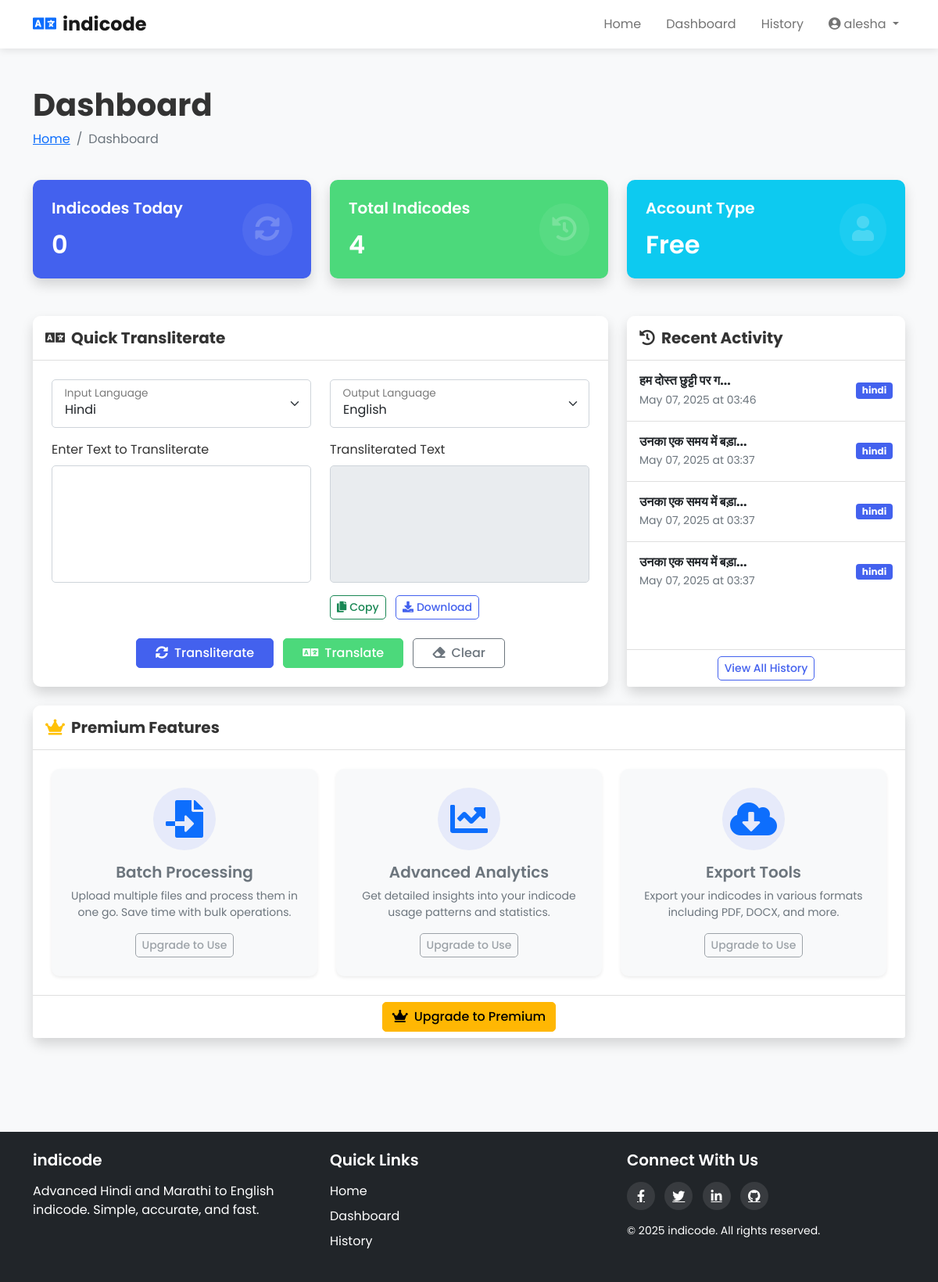
Page /dashboard (signed in) on the committed database.
### app.py (models this page shows)
class User(UserMixin, db.Model):
    id = db.Column(db.Integer, primary_key=True)
    email = db.Column(db.String(100), unique=True, nullable=False)
    password = db.Column(db.String(200), nullable=False)
    name = db.Column(db.String(100))
    history = db.relationship('TransliterationHistory', backref='user', lazy=True)

class TransliterationHistory(db.Model):
    id = db.Column(db.Integer, primary_key=True)
    user_id = db.Column(db.Integer, db.ForeignKey('user.id'), nullable=False)
    input_text = db.Column(db.Text, nullable=False)
    output_text = db.Column(db.Text, nullable=False)
    language = db.Column(db.String(10), nullable=False)
    created_at = db.Column(db.DateTime, default=datetime.utcnow)

### app.py (the view)
@app.route('/dashboard')
@login_required
def dashboard():
    history = TransliterationHistory.query.filter_by(user_id=current_user.id).order_by(TransliterationHistory.created_at.desc()).limit(10).all()
    return render_template('dashboard.html', history=history)

### templates/dashboard.html (shortened to what this page needs)
{% extends 'base.html' %}
{% block content %}
<div class="container py-4">
    <div class="row mb-4">
        <div class="col-md-12">
            <h1 class="fw-bold">Dashboard</h1>
            <nav aria-label="breadcrumb">
                <ol class="breadcrumb">
                    <li class="breadcrumb-item"><a href="{{ url_for('index') }}">Home</a></li>
                    <li class="breadcrumb-item active" aria-current="page">Dashboard</li>
                </ol>
            </nav>
        </div>
    </div>
    <div class="row mb-4">
        <div class="col-md-4">
            <div class="card border-0 bg-primary text-white mb-4 shadow">
                <div class="card-body p-4">
                    <div class="d-flex justify-content-between align-items-center">
                        <div>
                            <h5 class="mb-0">Indicodes Today</h5>
                            <h2 class="mt-3 mb-0">{{ history|selectattr('created_at', 'ge', now().replace(hour=0, minute=0, second=0))|list|length }}</h2>
                        </div>
                        <div class="p-3 bg-white bg-opacity-25 rounded-circle">
                            <i class="fas fa-sync-alt fa-2x text-white"></i>
                        </div>
                    </div>
                </div>
            </div>
        </div>
        <div class="col-md-4">
            <div class="card border-0 bg-success text-white mb-4 shadow">
                <div class="card-body p-4">
                    <div class="d-flex justify-content-between align-items-center">
                        <div>
                            <h5 class="mb-0">Total Indicodes</h5>
                            <h2 class="mt-3 mb-0">{{ history|length }}</h2>
                        </div>
                        <div class="p-3 bg-white bg-opacity-25 rounded-circle">
                            <i class="fas fa-history fa-2x text-white"></i>
                        </div>
                    </div>
                </div>
            </div>
        </div>
        <div class="col-md-4">
            <div class="card border-0 bg-info text-white mb-4 shadow">
                <div class="card-body p-4">
                    <div class="d-flex justify-content-between align-items-center">
                        <div>
                            <h5 class="mb-0">Account Type</h5>
                            <h2 class="mt-3 mb-0">Free</h2>
                        </div>
                        <div class="p-3 bg-white bg-opacity-25 rounded-circle">
                            <i class="fas fa-user fa-2x text-white"></i>
                        </div>
                    </div>
                </div>
            </div>
        </div>
    </div>
    <div class="row">
        <div class="col-lg-8 mb-4">
            <div class="card border-0 shadow">
                <div class="card-header bg-white py-3">
                    <h5 class="mb-0 fw-bold"><i class="fas fa-language me-2"></i>Quick Transliterate</h5>
                </div>
                <div class="card-body p-4">
                    <div class="row">
                        <div class="col-md-6">
                            <div class="form-floating mb-3">
                                <select id="input-language" class="form-select">
                                    <option value="hindi" selected>Hindi</option>
                                </select>
                                <label for="input-language">Input Language</label>
                            </div>                            <label for="input-text" class="form-label">Enter Text to Transliterate</label>
                            <div>
                                <textarea id="input-text" class="form-control" style="height: 150px;"></textarea>
                            </div>
                        </div>
                        <div class="col-md-6 mt-3 mt-md-0">
                            <div class="form-floating mb-3">
                                <select id="output-language" class="form-select">
                                    <option value="english" selected>English</option>
                                </select>
                                <label for="output-language">Output Language</label>
                            </div>                            <label for="output-text" class="form-label" id="output-label">Transliterated Text</label>
                            <div>
                                <textarea id="output-text" class="form-control" style="height: 150px;" readonly></textarea>
                            </div>
                            <div class="mt-3">
                                <button id="copy-btn" class="btn btn-sm btn-outline-success">
                                    <i class="fas fa-copy me-1"></i>Copy
                                </button>
                                <button id="download-btn" class="btn btn-sm btn-outline-primary ms-2">
                                    <i class="fas fa-download me-1"></i>Download
                                </button>
                            </div>
                        </div>
                    </div>
                    <div class="text-center mt-4">
                        <button id="transliterate-btn" class="btn btn-primary px-4">
                            <i class="fas fa-sync-alt me-2"></i>Transliterate
                        </button>
                        <button id="translate-btn" class="btn btn-success px-4 ms-2" style="display: inline-block !important; visibility: visible !important; opacity: 1 !important;">
                            <i class="fas fa-language me-2"></i>Translate
                        </button>
                        <button id="clear-btn" class="btn btn-outline-secondary px-4 ms-2">
                            <i class="fas fa-eraser me-2"></i>Clear
                        </button>
                    </div>
                </div>
            </div>
        </div>
        <div class="col-lg-4 mb-4">
            <div class="card border-0 shadow h-100">
                <div class="card-header bg-white py-3">
                    <h5 class="mb-0 fw-bold"><i class="fas fa-history me-2"></i>Recent Activity</h5>
                </div>
                <div class="card-body p-0">
                    <div class="list-group list-group-flush">
                        {% for item in history[:5] %}
                        <div class="list-group-item p-3">
                            <div class="d-flex justify-content-between align-items-center">
                                <div>
                                    <h6 class="mb-1 fw-bold text-truncate" style="max-width: 200px;">{{ item.input_text[:20] }}{% if item.input_text|length > 20 %}...{% endif %}</h6>
                                    <p class="mb-0 text-muted small">{{ item.created_at.strftime('%B %d, %Y at %H:%M') }}</p>
                                </div>
                                <span class="badge bg-primary">{{ item.language }}</span>
                            </div>
                        </div>
                        {% else %}
                        <div class="list-group-item p-4 text-center">
                            <p class="mb-0 text-muted">No recent activity</p>
                        </div>
                        {% endfor %}
                    </div>
                </div>
                <div class="card-footer bg-white text-center">
                    <a href="{{ url_for('history') }}" class="btn btn-sm btn-outline-primary">View All History</a>
                </div>
            </div>
        </div>
        <div class="col-12 mb-4">
            <div class="card border-0 shadow">
                <div class="card-header bg-white py-3">
                    <h5 class="mb-0 fw-bold"><i class="fas fa-crown me-2 text-warning"></i>Premium Features</h5>
                </div>
                <div class="card-body p-4">
                    <div class="row g-4">
                        <div class="col-md-4">
                            <div class="card h-100 border-0 shadow-sm bg-light">
                                <div class="card-body p-4 text-center">
                                    <div class="feature-icon text-primary mb-3">
                                        <i class="fas fa-file-import fa-3x"></i>
                                    </div>
                                    <h5 class="card-title text-muted">Batch Processing</h5>
                                    <p class="card-text text-muted small">Upload multiple files and process them in one go. Save time with bulk operations.</p>
                                    <button onclick="showPremiumAlert()" class="btn btn-sm btn-outline-secondary" disabled>Upgrade to Use</button>
                                </div>
                            </div>
                        </div>
                        <div class="col-md-4">
                            <div class="card h-100 border-0 shadow-sm bg-light">
                                <div class="card-body p-4 text-center">
                                    <div class="feature-icon text-primary mb-3">
                                        <i class="fas fa-chart-line fa-3x"></i>
                                    </div>
                                    <h5 class="card-title text-muted">Advanced Analytics</h5>
                                    <p class="card-text text-muted small">Get detailed insights into your indicode usage patterns and statistics.</p>
                                    <button onclick="showPremiumAlert()" class="btn btn-sm btn-outline-secondary" disabled>Upgrade to Use</button>
                                </div>
                            </div>
                        </div>
                        <div class="col-md-4">
                            <div class="card h-100 border-0 shadow-sm bg-light">
                                <div class="card-body p-4 text-center">
                                    <div class="feature-icon text-primary mb-3">
                                        <i class="fas fa-cloud-download-alt fa-3x"></i>
                                    </div>
                                    <h5 class="card-title text-muted">Export Tools</h5>
                                    <p class="card-text text-muted small">Export your indicodes in various formats including PDF, DOCX, and more.</p>
                                    <button onclick="showPremiumAlert()" class="btn btn-sm btn-outline-secondary" disabled>Upgrade to Use</button>
                                </div>
                            </div>
                        </div>
                    </div>
                </div>
                <div class="card-footer bg-white text-center">
                    <a href="#" onclick="showPremiumAlert()" class="btn btn-warning">
                        <i class="fas fa-crown me-2"></i>Upgrade to Premium
                    </a>
                </div>
            </div>
        </div>
    </div>
</div>
{% endblock %}

### templates/base.html (shortened to what this page needs)
<!DOCTYPE html>
<html lang="en">
<head>
    <link href="https://cdn.jsdelivr.net/npm/bootstrap@5.1.3/dist/css/bootstrap.min.css" rel="stylesheet">
    <link href="https://cdnjs.cloudflare.com/ajax/libs/font-awesome/5.15.4/css/all.min.css" rel="stylesheet">
    <link href="{{ url_for('static', filename='css/style.css') }}" rel="stylesheet">
    <link href="{{ url_for('static', filename='css/fix-positions-new.css') }}" rel="stylesheet">
</head>
<body>
    <nav class="navbar navbar-expand-lg navbar-light bg-white">
        <div class="container">
            <a class="navbar-brand fw-bold" href="{{ url_for('index') }}">
                <i class="fas fa-language text-primary me-2"></i>indicode
            </a>
            <div class="collapse navbar-collapse" id="navbarNav">                <ul class="navbar-nav ms-auto">
                    <li class="nav-item me-3">
                        <a class="nav-link" href="{{ url_for('index') }}">Home</a>
                    </li>
                    {% if current_user.is_authenticated %}
                    <li class="nav-item me-3">
                        <a class="nav-link" href="{{ url_for('dashboard') }}">Dashboard</a>
                    </li>
                    <li class="nav-item me-3">
                        <a class="nav-link" href="{{ url_for('history') }}">History</a>
                    </li>
                    <li class="nav-item dropdown">
                        <a class="nav-link dropdown-toggle" href="#" id="userDropdown" role="button" data-bs-toggle="dropdown">
                            <i class="fas fa-user-circle me-1"></i>{{ current_user.name }}
                        </a>
                    </li>
                    {% endif %}
                </ul>
            </div>
        </div>
    </nav>
    <main class="py-4">
        {% block content %}{% endblock %}
    </main>
    <footer class="bg-dark text-white py-4 mt-5">
        <div class="container">
            <div class="row">
                <div class="col-md-4 mb-4 mb-md-0">
                    <h5 class="mb-3">indicode</h5>
                    <p class="mb-0">Advanced Hindi and Marathi to English indicode. Simple, accurate, and fast.</p>
                </div>
                <div class="col-md-4 mb-4 mb-md-0">
                    <h5 class="mb-3">Quick Links</h5>
                    <ul class="list-unstyled">
                        <li class="mb-2"><a href="{{ url_for('index') }}" class="text-white text-decoration-none">Home</a></li>
                        {% if current_user.is_authenticated %}
                        <li class="mb-2"><a href="{{ url_for('dashboard') }}" class="text-white text-decoration-none">Dashboard</a></li>
                        <li class="mb-2"><a href="{{ url_for('history') }}" class="text-white text-decoration-none">History</a></li>
                        {% else %}
                        <li class="mb-2"><a href="{{ url_for('login') }}" class="text-white text-decoration-none">Login</a></li>
                        <li class="mb-2"><a href="{{ url_for('register') }}" class="text-white text-decoration-none">Register</a></li>
                        {% endif %}
                    </ul>
                </div>
                <div class="col-md-4">
                    <h5 class="mb-3">Connect With Us</h5>
                    <div class="social-links mb-3">
                        <a href="#" class="text-white me-2"><i class="fab fa-facebook-f"></i></a>
                        <a href="#" class="text-white me-2"><i class="fab fa-twitter"></i></a>
                        <a href="#" class="text-white me-2"><i class="fab fa-linkedin-in"></i></a>
                        <a href="#" class="text-white"><i class="fab fa-github"></i></a>
                    </div>
                    <p class="mb-0 small">© 2025 indicode. All rights reserved.</p>
                </div>
            </div>
        </div>
    </footer>
</body>
</html>

### rows in the picture
User: name "alesha"
TransliterationHistory: input_text "हम दोस्त छुट्टी पर ग", created_at "May 07, 2025 at 03:46", language "hindi"
TransliterationHistory: input_text "उनका एक समय में बड़ा", created_at "May 07, 2025 at 03:37", language "hindi"
TransliterationHistory: input_text "उनका एक समय में बड़ा", created_at "May 07, 2025 at 03:37", language "hindi"
TransliterationHistory: input_text "उनका एक समय में बड़ा", created_at "May 07, 2025 at 03:37", language "hindi"

### other values in the picture
{{ history|length }} "4"
